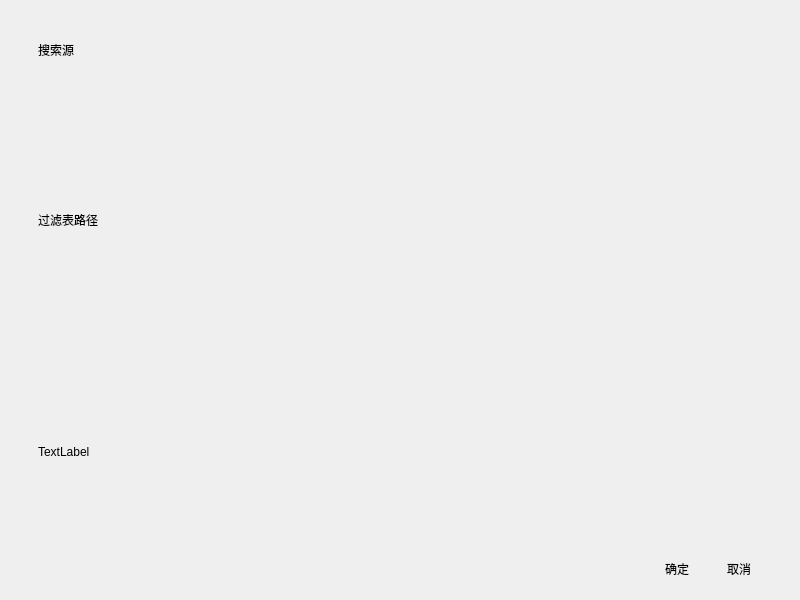
<?xml version="1.0" encoding="UTF-8"?>
<ui version="4.0">
 <class>MainWindow</class>
 <widget class="QMainWindow" name="MainWindow">
  <property name="geometry">
   <rect>
    <x>0</x>
    <y>0</y>
    <width>800</width>
    <height>600</height>
   </rect>
  </property>
  <property name="minimumSize">
   <size>
    <width>800</width>
    <height>600</height>
   </size>
  </property>
  <property name="maximumSize">
   <size>
    <width>800</width>
    <height>600</height>
   </size>
  </property>
  <property name="windowTitle">
   <string>setting</string>
  </property>
  <property name="windowOpacity">
   <double>0.960000000000000</double>
  </property>
  <property name="styleSheet">
   <string notr="true">*{
	font: 16pt &quot;Consolas&quot;;
	border-radius: 9px;
	padding: 0px;
	margin: 0px;
}
.QLabel {
	font: 12pt &quot;Comic Sans MS&quot;;
}
.Line{
	background-color: #000000;
}

.QLineEdit{
	font: 12pt;
	padding:0 0 0 5px;
	border:1px solid rgb(98, 98, 98);
}
.QLineEdit:focus {
	padding:5px;
	border:3px solid #ffffff;
}

.QPushButton{
	padding: 2px 9px 2px 9px;
}
.QPushButton:hover
{
    background-color: rgb(255, 165, 138);
}

.QPushButton:pressed
{
	background-color: rgb(180, 180, 180);
}
.QScrollBar:vertical {
	margin:1px 5px 1px 0px; /*垂直滚动条圆角*/
	width: 15px;
    background-color: transparent;   /* 空白区域的背景色*/
}
.QScrollBar::handle:vertical {
    border-radius: 5px;   /* 圆角 */
    background: rgb(216, 216, 216);   /* 小方块的背景色 */
}
.QScrollBar::sub-line:vertical{
	background-color: transparent; /*隐藏向上滚动条按钮*/
}
.QScrollBar::add-line:vertical{
	background-color: transparent; /*隐藏向下滚动条按钮*/
}
.QComboBox::drop-down[hide='true']{
	background-color: transparent; /*隐藏下拉按钮,不影响功能*/
}


/* Dynamic properties 动态属性 */
/* font-size */
[title = 'true']{
	font: 24pt;
}
[medium  = 'true']{
	
	font: 14pt;
}
[simall = 'true']{
	font: 12pt
}
/* color */
[red = 'true']{
    color: #ffffff;
    background-color: #da797b;
}
[grey = 'true']{
    color: #ffffff;
	background-color: #c5c5c5;
}
[green='true']{
    color: #ffffff;
	background-color: #b0c257;
}
[Turquoise='true']{
	color: #ffffff;
    background-color: #75becf;
}
[blue = 'true']{
	color: #000000;
    background-color: #4570ba;
}
[transparent='true']{
    color: #000000;
    background-color: transparent;
}
/* border */
[noborder = 'true']{
	border-width:0;
	border-style:outset;
}
[_yellow = 'true']{
	border-color: rgb(239, 176, 74);
}


</string>
  </property>
  <widget class="QWidget" name="centralwidget">
   <layout class="QVBoxLayout" name="verticalLayout">
    <property name="leftMargin">
     <number>20</number>
    </property>
    <property name="topMargin">
     <number>20</number>
    </property>
    <property name="rightMargin">
     <number>20</number>
    </property>
    <property name="bottomMargin">
     <number>20</number>
    </property>
    <item>
     <layout class="QHBoxLayout" name="horizontalLayout">
      <item>
       <widget class="QScrollArea" name="right">
        <property name="horizontalScrollBarPolicy">
         <enum>Qt::ScrollBarAlwaysOff</enum>
        </property>
        <property name="sizeAdjustPolicy">
         <enum>QAbstractScrollArea::AdjustToContents</enum>
        </property>
        <property name="widgetResizable">
         <bool>true</bool>
        </property>
        <widget class="QWidget" name="scrollAreaWidgetContents_2">
         <property name="geometry">
          <rect>
           <x>0</x>
           <y>0</y>
           <width>758</width>
           <height>512</height>
          </rect>
         </property>
         <property name="grey" stdset="0">
          <bool>true</bool>
         </property>
         <layout class="QVBoxLayout" name="verticalLayout_2">
          <item>
           <widget class="QWidget" name="appearance_2" native="true">
            <property name="red" stdset="0">
             <bool>true</bool>
            </property>
            <widget class="QLabel" name="label_4">
             <property name="geometry">
              <rect>
               <x>9</x>
               <y>9</y>
               <width>77</width>
               <height>23</height>
              </rect>
             </property>
             <property name="text">
              <string>搜索源</string>
             </property>
            </widget>
           </widget>
          </item>
          <item>
           <widget class="QWidget" name="web_2" native="true">
            <property name="green" stdset="0">
             <bool>true</bool>
            </property>
            <widget class="QLabel" name="label_5">
             <property name="geometry">
              <rect>
               <x>9</x>
               <y>9</y>
               <width>80</width>
               <height>23</height>
              </rect>
             </property>
             <property name="text">
              <string>过滤表路径</string>
             </property>
            </widget>
           </widget>
          </item>
          <item>
           <widget class="QWidget" name="search_2" native="true">
            <property name="Turquoise" stdset="0">
             <bool>true</bool>
            </property>
            <layout class="QHBoxLayout" name="horizontalLayout_6">
             <item>
              <widget class="QLabel" name="label_6">
               <property name="text">
                <string>TextLabel</string>
               </property>
              </widget>
             </item>
            </layout>
           </widget>
          </item>
         </layout>
        </widget>
       </widget>
      </item>
     </layout>
    </item>
    <item>
     <widget class="Line" name="line">
      <property name="orientation">
       <enum>Qt::Horizontal</enum>
      </property>
     </widget>
    </item>
    <item>
     <layout class="QHBoxLayout" name="horizontalLayout_3">
      <property name="spacing">
       <number>20</number>
      </property>
      <property name="rightMargin">
       <number>20</number>
      </property>
      <item>
       <spacer name="horizontalSpacer">
        <property name="orientation">
         <enum>Qt::Horizontal</enum>
        </property>
        <property name="sizeHint" stdset="0">
         <size>
          <width>40</width>
          <height>20</height>
         </size>
        </property>
       </spacer>
      </item>
      <item>
       <widget class="QPushButton" name="buttonset">
        <property name="text">
         <string>确定</string>
        </property>
        <property name="blue" stdset="0">
         <bool>true</bool>
        </property>
       </widget>
      </item>
      <item>
       <widget class="QPushButton" name="buttoncancle">
        <property name="text">
         <string>取消</string>
        </property>
        <property name="grey" stdset="0">
         <bool>true</bool>
        </property>
       </widget>
      </item>
     </layout>
    </item>
   </layout>
  </widget>
 </widget>
 <resources/>
 <connections/>
</ui>
